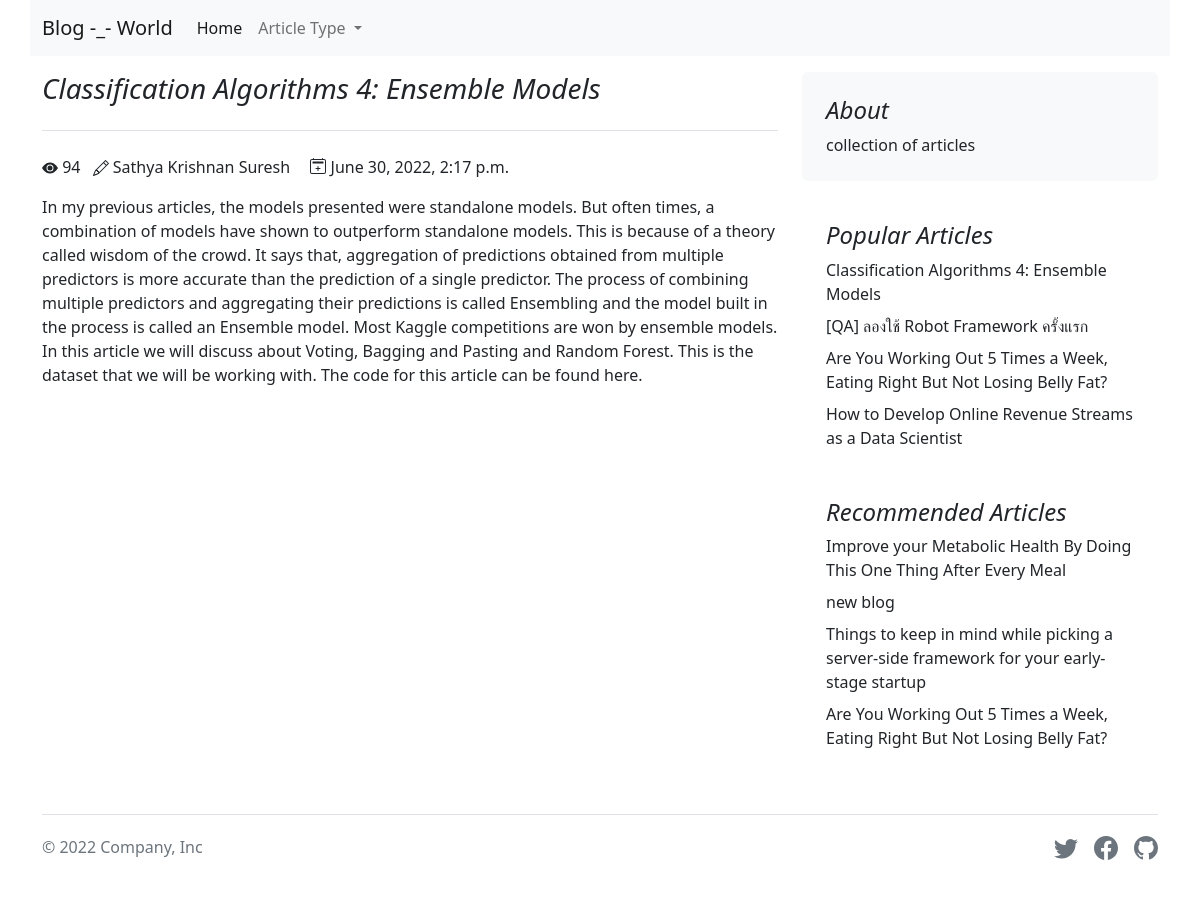
The page /blog/1 on the database its author committed.
### blog/models.py (models this page shows, shortened)
class Blogs(models.Model) :
    name = models.CharField(max_length=255)
    description = models.TextField()
    content = models.TextField()
    category = models.ForeignKey(Category,on_delete=models.CASCADE)
    writer = models.CharField(max_length=255)
    views = models.IntegerField(default=0)
    created = models.DateTimeField(auto_now_add=True)

### blog/views.py (the view)
# urls.py: path('blog/<int:id>', blogDetail, name='blogDetail'),
def blogDetail(request, id):
    singleBlog = Blogs.objects.get(id=id)
    singleBlog.views = singleBlog.views+1
    singleBlog.save()
    context = {
        'blog': singleBlog,
        'popular': popular,
        'recommend': recommend,
        'categories': categories,
    }
    return render(request, 'blogDetail.html', context)

### category/models.py (called while the page is built)
    def __str__(self):
        return self.name

### blog/templates/blogDetail.html (shortened to what this page needs)
{% extends 'layout.html' %}
{% block content %}
<div class="col-md-8">
    <h3 class="pb-4 mb-4 fst-italic border-bottom">
        {{blog.name}}<br>{{result}}
    </h3>
    <span>
        <svg xmlns="http://www.w3.org/2000/svg" width="16" height="16" fill="currentColor" class="bi bi-eye-fill"
            viewBox="0 0 16 16">
            <path d="M10.5 8a2.5 2.5 0 1 1-5 0 2.5 2.5 0 0 1 5 0z" />
            <path d="M0 8s3-5.5 8-5.5S16 8 16 8s-3 5.5-8 5.5S0 8 0 8zm8 3.5a3.5 3.5 0 1 0 0-7 3.5 3.5 0 0 0 0 7z" />
        </svg> {{blog.views}}
    </span>
    <span class="mx-2">
        {{blog.writer}}
    </span>
    <span class="mx-2">
        {{blog.created}}
    </span>
    <article class="blog-post mt-3">
        {{blog.content}}
    </article>
</div>
{% endblock %}

### blog/templates/layout.html (shortened to what this page needs)
<!doctype html>
<html lang="en">
<head>
    <link href="https://cdn.jsdelivr.net/npm/bootstrap@5.2.0-beta1/dist/css/bootstrap.min.css" rel="stylesheet"
>
</head>
<body>
    <nav class="navbar navbar-expand-lg bg-light container sticky-top mb-3">
        <div class="container-fluid">
          <a class="navbar-brand" href="/">Blog -_- World</a>
          <div class="collapse navbar-collapse" id="navbarNavDropdown">
            <ul class="navbar-nav">
              <li class="nav-item">
                <a class="nav-link active" aria-current="page" href="/">Home</a>
              </li>
              <li class="nav-item dropdown">
                <a class="nav-link dropdown-toggle" href="#" id="navbarDropdownMenuLink" role="button" data-bs-toggle="dropdown" aria-expanded="false">
                    Article Type
                </a>
              </li>
            </ul>
          </div>
        </div>
      </nav>
    <main class="container">
        <div class="row g-4">
            {% block content %}
            {% endblock %}
            <div class="col-md-4">
                <div class="position-sticky" style="top: 2rem;">
                    <div class="p-4 mb-3 bg-light rounded">
                        <h4 class="fst-italic">About</h4>
                        <p class="mb-0">collection of articles</p>
                    </div>
                    <div class="p-4">
                        <h4 class="fst-italic">Popular Articles</h4>
                        <ol class="list-unstyled mb-0">
                            {% for blog in popular %}
                            <li class="mt-2"><a href="{% url 'blogDetail' blog.id %}" class="text-dark text-decoration-none">{{blog.name}}</a></li>
                            {% endfor %}
                        </ol>
                    </div>
                    <div class="p-4">
                        <h4 class="fst-italic">Recommended Articles</h4>
                        <ol class="list-unstyled">
                            {% for blog in recommend %}
                            <li class="mt-2"><a href="{% url 'blogDetail' blog.id %}" class="text-dark text-decoration-none">{{blog.name}}</a></li>
                            {% endfor %}
                        </ol>
                    </div>
                </div>
            </div>
        </div>
    </main>
    <div class="container">
        <footer class="d-flex flex-wrap justify-content-between align-items-center py-3 my-4 border-top">
          <p class="col-md-4 mb-0 text-muted">&copy; 2022 Company, Inc</p>
          <a href="/" class="col-md-4 d-flex align-items-center justify-content-center mb-3 mb-md-0 me-md-auto link-dark text-decoration-none">
            <svg class="bi me-2" width="40" height="32"><use xlink:href="#bootstrap"/></svg>
          </a>
          <ul class="nav col-md-4 justify-content-end list-unstyled d-flex">
            <li class="ms-3">
                <a class="text-muted" href="#">
                </a>
             </li>
            <li class="ms-3">
                <a class="text-muted" href="#">
                </a>
             </li>
            <li class="ms-3">
                <a class="text-muted" href="#">
                </a>
             </li>
        </footer>
      </div>
</body>
</html>

### rows shown on the page
Blogs: name "Classification Algorithms 4: Ensemble Models", views "94", writer "Sathya Krishnan Suresh", created "June 30, 2022, 2:17 p.m.", content "In my previous articles, the models presented were standalone models. But often times, a combination of models have shown to outperform standalone models. This is because of a theory called wisdom of the crowd. It says that, aggregation of predictions obtained from multiple predictors is more accurate than the prediction of a single predictor. The process of combining multiple predictors and aggregating their predictions is called Ensembling and the model built in the process is called an Ensemble model. Most Kaggle competitions are won by ensemble models. In this article we will discuss about Voting, Bagging and Pasting and Random Forest. This is the dataset that we will be working with.…"
Blogs: name "[QA] ลองใช้ Robot Framework ครั้งแรก"
Blogs: name "Are You Working Out 5 Times a Week, Eating Right But Not Losing Belly Fat?"
Blogs: name "How to Develop Online Revenue Streams as a Data Scientist"
Blogs: name "Improve your Metabolic Health By Doing This One Thing After Every Meal"
Blogs: name "new blog"
Blogs: name "Things to keep in mind while picking a server-side framework for your early-stage startup"
